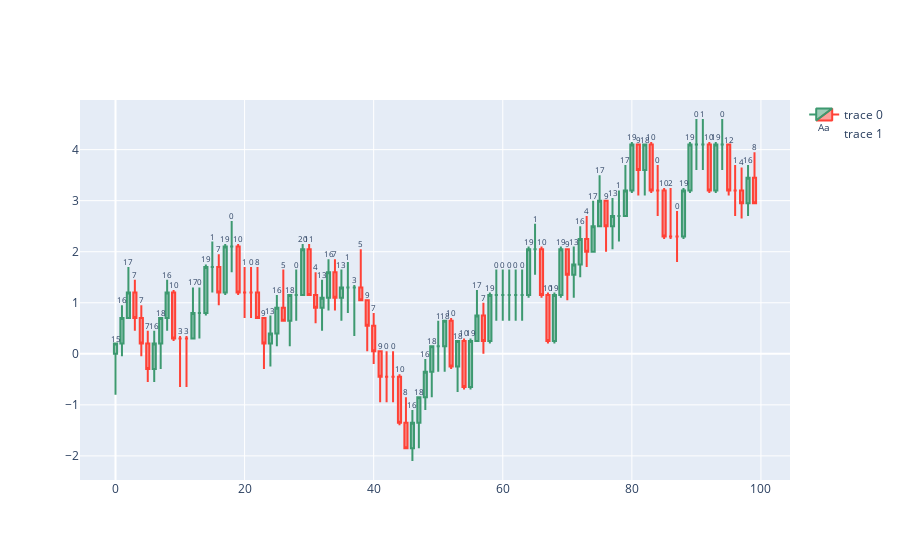

Here is the notebook cell this chart was saved with:
### Code cell
##Print candles from the dataset generated based on prediction
cdl_data = pd.DataFrame(cdl)

fig = go.Figure(data=[go.Candlestick(x=cdl_data.index,
                open=cdl_data['open'], high=cdl_data['high'],
                low=cdl_data['low'], close=cdl_data['close'])
                     ])

fig.add_trace(
    go.Scatter(
        x=cdl_data.index,
        y=cdl_data['high'],
        mode= "text",
        
        text = cdl_data['class'],
        textposition = 'top center',
        textfont = {'size':8}))

fig.update_layout(xaxis_rangeslider_visible=False)
fig.show()
